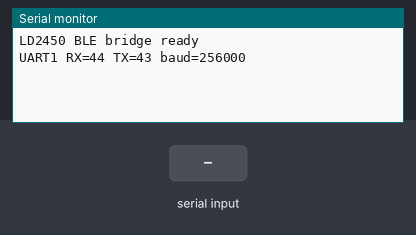
A sketch run on a simulated ESP32-S3. On the bench: the last lines printed to the serial monitor. The inputs (shaded band) are chosen by the test bench. Nothing arrives over Bluetooth unless stated; a phone connects over Bluetooth LE 3 s after start.

Above: at 1.2 s.
1.3 s: "1" received over the second serial link
At 4.2 s:
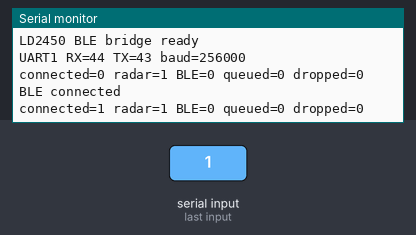
4.3 s: "0" received over the second serial link
At 7.4 s:
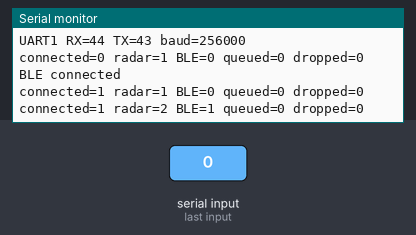

The sketch:

LD2450_BLE_Bridge.ino
```cpp
#include <Arduino.h>
#include <HardwareSerial.h>
#include <BLEDevice.h>
#include <BLEServer.h>
#include <BLEUtils.h>
#include <BLE2902.h>

// HLK-LD2450 UART -> BLE UART stream bridge
// Radar TX -> ESP32-S3 GPIO44 (RX)
// Radar RX -> ESP32-S3 GPIO43 (TX)
// GND -> GND, 5V -> 5VIN
// UART 256000, 8-N-1. No Wi-Fi.

static constexpr int RADAR_RX_PIN = 44;
static constexpr int RADAR_TX_PIN = 43;
static constexpr uint32_t RADAR_BAUD = 256000;

static constexpr char SERVICE_UUID[] = "6E400001-B5A3-F393-E0A9-E50E24DCCA9E";
static constexpr char RX_UUID[]      = "6E400002-B5A3-F393-E0A9-E50E24DCCA9E";
static constexpr char TX_UUID[]      = "6E400003-B5A3-F393-E0A9-E50E24DCCA9E";

// Default ATT MTU 23 gives up to 20 bytes of notification data.
static constexpr size_t BLE_CHUNK = 20;
static constexpr uint16_t QUEUE_CAPACITY = 2048;
static constexpr uint16_t QUEUE_MASK = QUEUE_CAPACITY - 1;
static_assert((QUEUE_CAPACITY & QUEUE_MASK) == 0, "Queue size must be power of two");

HardwareSerial radarSerial(1);
BLECharacteristic* txCharacteristic = nullptr;
volatile bool deviceConnected = false;

uint8_t queueBuffer[QUEUE_CAPACITY];
volatile uint16_t head = 0;
volatile uint16_t tail = 0;

uint32_t radarBytes = 0;
uint32_t bleBytes = 0;
uint32_t droppedBytes = 0;
uint32_t lastStats = 0;

class ServerCallbacks final : public BLEServerCallbacks {
  void onConnect(BLEServer*) override {
    deviceConnected = true;
    Serial.println("BLE connected");
  }

  void onDisconnect(BLEServer*) override {
    deviceConnected = false;
    Serial.println("BLE disconnected; restarting advertising");
    BLEDevice::startAdvertising();
  }
};

class PhoneWriteCallbacks final : public BLECharacteristicCallbacks {
  void onWrite(BLECharacteristic* characteristic) override {
    // getValue() is Arduino String in some ESP32 BLE versions and
    // std::string in others. length() and c_str() work with both.
    const auto value = characteristic->getValue();
    const size_t valueLength = value.length();
    if (valueLength > 0) {
      // Transparent downlink: app commands pass to radar unchanged.
      radarSerial.write(
        reinterpret_cast<const uint8_t*>(value.c_str()),
        valueLength
      );
    }
  }
};

static inline uint16_t queueUsed() {
  return (head - tail) & QUEUE_MASK;
}

static inline bool pushByte(uint8_t b) {
  const uint16_t next = (head + 1) & QUEUE_MASK;
  if (next == tail) {
    ++droppedBytes;
    return false;
  }
  queueBuffer[head] = b;
  head = next;
  return true;
}

void setup() {
  Serial.begin(115200);

  // Increase RX buffering before begin; default TX buffering is sufficient
  // for occasional configuration commands from the app.
  radarSerial.setRxBufferSize(4096);
  radarSerial.begin(RADAR_BAUD, SERIAL_8N1, RADAR_RX_PIN, RADAR_TX_PIN);

  BLEDevice::init("LD2450_BLE_Bridge");
  BLEServer* server = BLEDevice::createServer();
  server->setCallbacks(new ServerCallbacks());

  BLEService* service = server->createService(SERVICE_UUID);

  txCharacteristic = service->createCharacteristic(
    TX_UUID, BLECharacteristic::PROPERTY_NOTIFY
  );
  txCharacteristic->addDescriptor(new BLE2902());

  BLECharacteristic* rxCharacteristic = service->createCharacteristic(
    RX_UUID,
    BLECharacteristic::PROPERTY_WRITE | BLECharacteristic::PROPERTY_WRITE_NR
  );
  rxCharacteristic->setCallbacks(new PhoneWriteCallbacks());

  service->start();

  BLEAdvertising* advertising = BLEDevice::getAdvertising();
  advertising->addServiceUUID(SERVICE_UUID);
  advertising->setScanResponse(true);
  advertising->setMinPreferred(0x06);
  advertising->setMinPreferred(0x12);
  BLEDevice::startAdvertising();

  Serial.println("LD2450 BLE bridge ready");
  Serial.printf("UART1 RX=%d TX=%d baud=%lu\n",
                RADAR_RX_PIN, RADAR_TX_PIN, (unsigned long)RADAR_BAUD);
}

void loop() {
  // Drain UART promptly. Never wait for a full frame or a fixed read length.
  while (radarSerial.available() > 0) {
    const int value = radarSerial.read();
    if (value < 0) break;
    ++radarBytes;
    if (deviceConnected) pushByte(static_cast<uint8_t>(value));
  }

  // Notify a small chunk per loop; Android reconstructs the continuous stream.
  if (deviceConnected && txCharacteristic != nullptr) {
    uint16_t count = queueUsed();
    if (count > BLE_CHUNK) count = BLE_CHUNK;

    if (count > 0) {
      uint8_t chunk[BLE_CHUNK];
      for (uint16_t i = 0; i < count; ++i) {
        chunk[i] = queueBuffer[tail];
        tail = (tail + 1) & QUEUE_MASK;
      }
      txCharacteristic->setValue(chunk, count);
      txCharacteristic->notify();
      bleBytes += count;
    }
  } else {
    // Don't send stale backlog after a reconnect.
    tail = head;
  }

  if (millis() - lastStats >= 2000) {
    lastStats = millis();
    Serial.printf("connected=%d radar=%lu BLE=%lu queued=%u dropped=%lu\n",
      (int)deviceConnected,
      (unsigned long)radarBytes,
      (unsigned long)bleBytes,
      (unsigned int)queueUsed(),
      (unsigned long)droppedBytes);
  }

  delay(1);
}
```

Measured:
- after the input at 1.3 s, the serial monitor: prints a new line after 0.70 s (image 1)
- after the input at 4.3 s, the serial monitor: prints a new line after 1.7 s (image 2)
